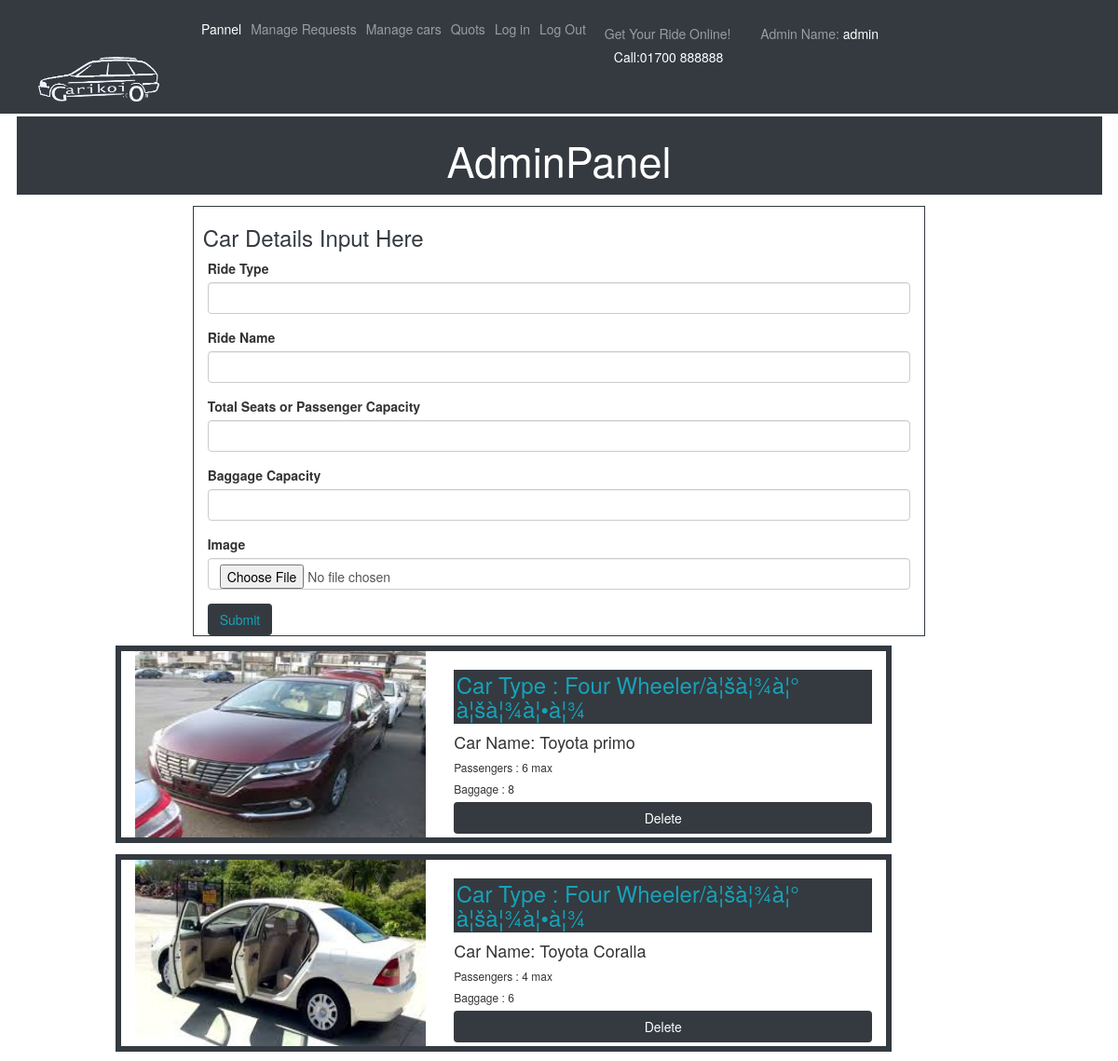
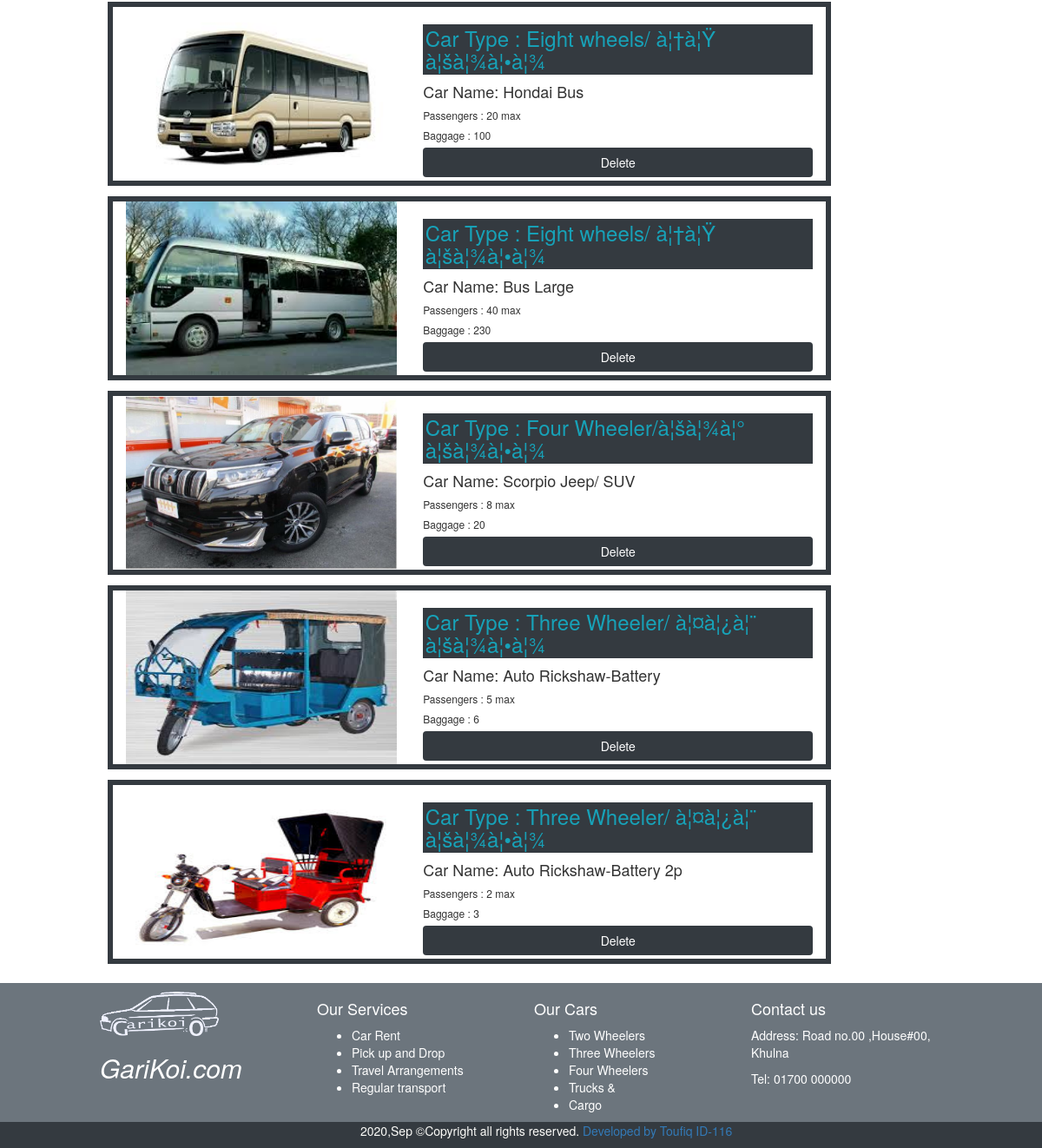
Screenshot of /adminpanel/managecars.php (signed in) with the database file from the repository (2 pictures, top to bottom).
### tables this page shows
CREATE TABLE IF NOT EXISTS `rides` (
  `ride_id` int(100) NOT NULL AUTO_INCREMENT,
  `ride_type` varchar(255) DEFAULT NULL,
  `ride_name` varchar(255) DEFAULT NULL,
  `ride_image` varchar(255) NOT NULL,
  `ride_passengercap` int(100) DEFAULT NULL,
  `ride_baggagecap` int(100) DEFAULT NULL,
  PRIMARY KEY (`ride_id`)
);

### adminpanel/managecars.php (the view, shortened to what this page needs)
<?php include 'adheader.php'; ?>
<div class="row bg-dark m-1">
		<div class="col">
			<h2 class="display-3 text-center text-white">AdminPanel</h2>
		</div>
</div>
<div class="row p-3">
		<div class="col-md-8 offset-md-2 border border-dark">
			<form method="POST" enctype="multipart/form-data">
							<div class="form-row">
								<h3 class="text-dark">
									Car Details Input Here
								</h3>
							</div>
							<div class="form-group">
				    			<label  >Ride Type</label>
								<input class="form-control form-control-lg" type="text" name="ride_type">
							</div>
							<div class="form-group">
				    			<label >Ride Name</label>
								<input class="form-control form-control-lg" type="text" name="ride_name">
							</div>
							<div class="form-group">
			    				<label  >Total Seats or Passenger Capacity</label>
								<input class="form-control form-control-lg" type="text" name="ride_passengercap">
							</div>
							<div class="form-group">
				    			<label  >Baggage Capacity</label>
								<input class="form-control form-control-lg" type="text" name="ride_baggagecap">
							</div>
							<div class="form-group">
				    			<label  >Image</label>
								<input class="form-control form-control-lg" type="file" name="ride_image">
							</div>
							<input type="submit" value="Submit" class="text-info btn btn-dark" name="submit">
						</form>
		</div>
</div>
<div class="row">
		<div class="col-md-10 offset-md-1">
			<div class="row ">
		           <?php
		            include '../mysqlconnect.php';
		            $query= "SELECT*FROM rides ORDER BY 'ride_type' ASC";
		            $result= mysqli_query($con, $query);
		            $num_rows=mysqli_num_rows($result);
		            if ($num_rows > 0){
		              while ($row = mysqli_fetch_assoc($result)){
		          ?>
		            <div class="col-md-10 offset-md-1 col-sm-10  border border-dark"
		                                          style="border-width: 6px !important;
		                                                margin-left: 24px !important;
		                                                margin-bottom: 12px !important;
		                                          ">
		                        <div class="row " >
		                          <div class="col-md-5">
		                            <img src=".<?php echo $row['ride_image']; ?>" class="image-thumbnail" alt="" style="height: 200px !important; width: 100% !important;">
		                          </div>
		                            <div class="col-md-7 text-left">
		                                <div class="">
		                                  <h3 class="text-info bg-dark p-1">Car Type : <?php echo $row['ride_type']; ?></h3>
		                                  <h4 class="card-title">Car Name: <?php echo $row['ride_name']; ?></h4>
		                                  <h6 class="">Passengers : <?php echo $row['ride_passengercap']; ?> max </h6>
		                                  <h6  class="card-title ">Baggage : <?php  echo $row['ride_baggagecap']; ?></h6>
		                                </div>
		                              <a href ="managecars.php?action=delete&id=<?php echo $row['ride_id']; ?>" class="btn btn-dark btn-block text-white">Delete</a>
									 </div>
		                        </div>
		            </div>
		          <?php
		                };
		              };
		          ?>
		  </div>
		</div>
</div>
<?php include 'adfooter.php'; ?>

### rows the page displays
rides: ride_image (picture), ride_type "Four Wheeler/à¦šà¦¾à¦° à¦šà¦¾à¦•à¦¾", ride_name "Toyota primo", ride_passengercap "6", ride_baggagecap "8"
rides: ride_image (picture), ride_type "Four Wheeler/à¦šà¦¾à¦° à¦šà¦¾à¦•à¦¾", ride_name "Toyota Coralla", ride_passengercap "4", ride_baggagecap "6"
rides: ride_image (picture), ride_type "Eight wheels/ à¦†à¦Ÿ à¦šà¦¾à¦•à¦¾", ride_name "Hondai Bus", ride_passengercap "20", ride_baggagecap "100"
rides: ride_image (picture), ride_type "Eight wheels/ à¦†à¦Ÿ à¦šà¦¾à¦•à¦¾", ride_name "Bus Large", ride_passengercap "40", ride_baggagecap "230"
rides: ride_image (picture), ride_type "Four Wheeler/à¦šà¦¾à¦° à¦šà¦¾à¦•à¦¾", ride_name "Scorpio Jeep/ SUV", ride_passengercap "8", ride_baggagecap "20"
rides: ride_image (picture), ride_type "Three Wheeler/ à¦¤à¦¿à¦¨ à¦šà¦¾à¦•à¦¾", ride_name "Auto Rickshaw-Battery", ride_passengercap "5", ride_baggagecap "6"
rides: ride_image (picture), ride_type "Three Wheeler/ à¦¤à¦¿à¦¨ à¦šà¦¾à¦•à¦¾", ride_name "Auto Rickshaw-Battery 2p", ride_passengercap "2", ride_baggagecap "3"

### other values shown
$_SESSION['username'] "admin"
